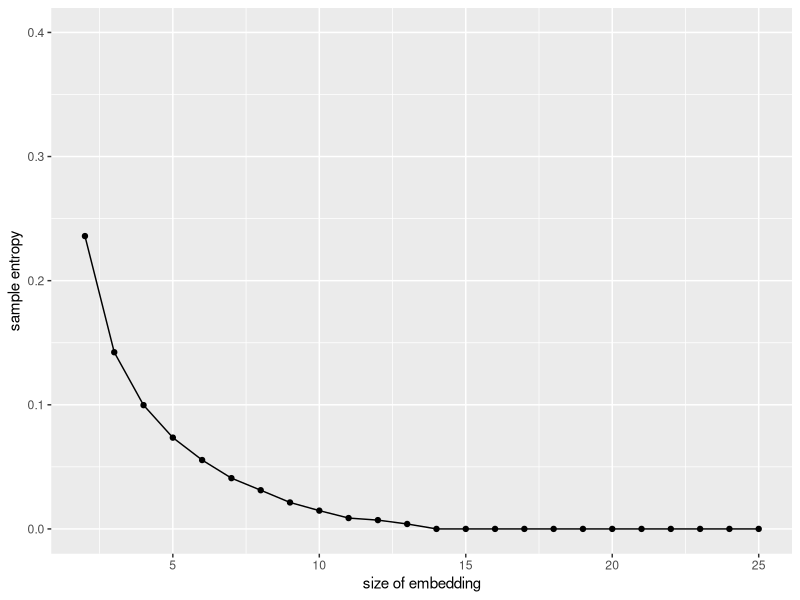
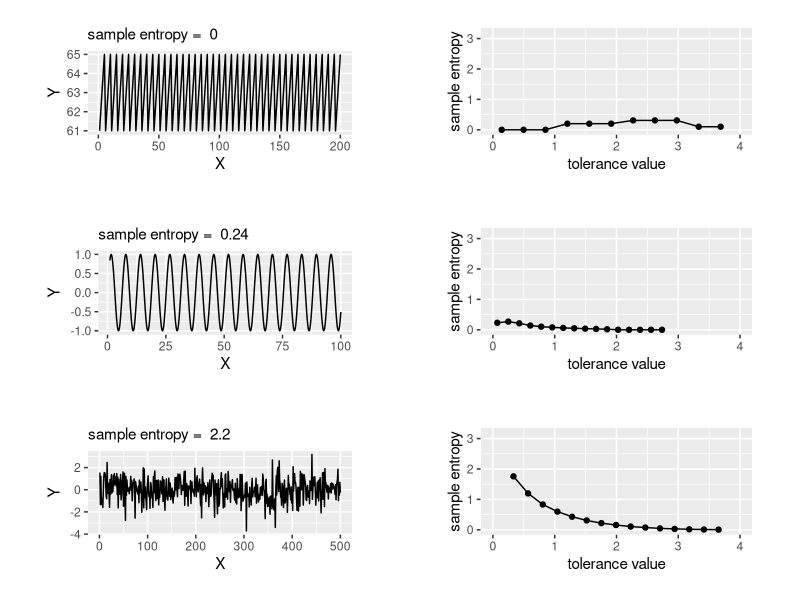

The R script that drew these images, in order:
library(pracma)
library(tidyverse)

# zero entropy
ts <- rep(61:65, 40)
zero_ent <- qplot(seq(1, length(ts)), ts, geom = 'line') + 
  labs(x = "X", y = "Y", subtitle  = paste('sample entropy = ', 
                                       sample_entropy(ts)))

# highly deterministic time series (sine wave)
low_det <- qplot(seq(1,100,by=0.2), sin(seq(1,100,by=0.2)), geom = 'line') +
  labs(x = "X", y = "Y", 
       subtitle  = paste('sample entropy = ', 
                         sample_entropy(sin(seq(1,100, by=0.2))) %>% round(2)))

# random noise
high_rand <- qplot(seq(1, 500), rnorm(500), geom = 'line') +
  labs(x = "X", y = "Y", 
       subtitle  = paste('sample entropy = ', 
                         sample_entropy(rnorm(500),) %>% round(2)))

#### Why isn't entropy 0 for sine wave?
d_sin <-  sin(seq(1,100, by=0.2)) 
r_vals <-  seq(0.1, 4, by = 0.25) * sd(d_sin)
samp_ents <- r_vals %>% purrr::map_dbl(function(x) sample_entropy(ts = d_sin, r = x)) 

rsim_sin <- qplot(r_vals, samp_ents, geom = c('line', 'point')) + 
  labs(x = 'tolerance value', y = 'sample entropy') +
  lims(x = c(0, 4), y = c(0,3.2))

# vary the embedding dimension
edim_vals <- 2:25
samp_ents_m <- edim_vals %>% purrr::map_dbl(function(x) sample_entropy(ts = d_sin, edim = x)) 

qplot(edim_vals, samp_ents_m, geom = c('line', 'point')) + 
  lims(y = c(0, 0.4)) +
  labs(x = 'size of embedding', y = 'sample entropy')

## What about the repeating pattern? 
ts_r_vals <- seq(0.1, 4, by = 0.25) * sd(ts)
ts_samp_ents <- ts_r_vals %>% purrr::map_dbl(function(x) sample_entropy(ts = ts, r = x)) 

rsim_ts <- qplot(ts_r_vals, ts_samp_ents, geom = c('line', 'point')) + 
  labs(x = 'tolerance value', y = 'sample entropy') +
  lims(x = c(0, 4), y = c(0, 3.2))

## What about random noise? 
d_rand <- rnorm(200)
rand_r_vals <- seq(0.1, 4, by = 0.25) * sd(d_rand)
rand_samp_ents <- rand_r_vals %>% purrr::map_dbl(function(x) sample_entropy(ts = d_rand, r = x)) 

rsim_rand <- qplot(rand_r_vals, rand_samp_ents, geom = c('line', 'point')) + 
  labs(x = 'tolerance value', y = 'sample entropy') +
  lims(x = c(0, 4), y = c(0,3.2))

## plot timeseries with entropy s a function of tolerance

cowplot::plot_grid(zero_ent, rsim_ts,
                   low_det, rsim_sin,
                   high_rand, rsim_rand,
                   scale = 0.8,
                   ncol = 2)

## What about the number of samples within a time frame?

sample_entropy(sin(seq(1,100, by=0.2))) # ~500 data points
sample_entropy(sin(seq(1,100, by=0.1))) # ~1000 data points

## What about the length of time series

sample_entropy(sin(seq(1,10, by=0.2))) # ~500 data points
sample_entropy(sin(seq(1,100, by=0.1))) # ~1000 data points
